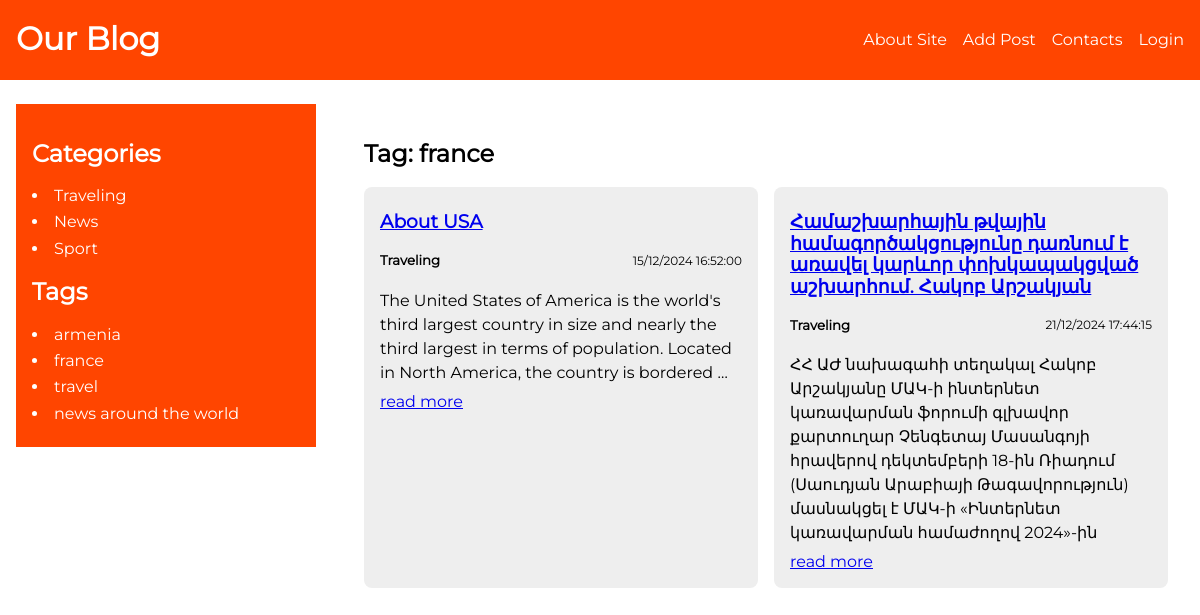
Screenshot of /tags/fre-slug/ with the database file from the repository.
### blog/models.py (models this page shows, shortened)
class Category(models.Model):
    name = models.CharField(max_length=255, db_index=True, verbose_name = "Վերնագիր")
    slug = models.SlugField(max_length=255, unique=True, db_index=True, verbose_name = "Ցուցիչ")
    def __str__(self):
        return self.name
    def get_absolute_url(self):
        return reverse("category", kwargs={"cat_slug": self.slug})
    class Meta:
        verbose_name = "Category"
        verbose_name_plural = "Categories"

class ArticleTags(models.Model):
        tag = models.CharField(max_length=255, db_index=True)
        slug = models.SlugField(max_length=255, unique=True, db_index=True)
        def get_absolute_url(self):
            return reverse("tag", kwargs={"tag_slug": self.slug})

class Article(models.Model):
    class Status(models.IntegerChoices):
        DRAFT = 0, "Draft"
        PUBLISHED = 1, "Published"
    title = models.CharField(max_length=255, verbose_name = "Վերնագիր")
    slug = models.SlugField(max_length=255, unique=True, db_index=True, null=True, verbose_name = "Ցուցիչ")
    content = models.TextField(blank=True)
    time_create = models.DateTimeField(auto_now_add=True)
    time_update = models.DateTimeField(auto_now=True)
    is_published =models.BooleanField(choices=tuple(
		      map(lambda x: (bool(x[0]), x[1]), Status.choices)), default=Status.PUBLISHED)
    category = models.ForeignKey("Category", on_delete=models.CASCADE, related_name="items") #Articles_set
    tags = models.ManyToManyField("ArticleTags", blank=True, related_name="tags")
    adv = models.OneToOneField(
         "Adv", on_delete=models.SET_NULL, related_name="adv", null=True, blank=True)
    author = models.ForeignKey(
        "Author", on_delete=models.CASCADE, related_name="author")
    objects = models.Manager()
    published = ArticleManager()
    def get_absolute_url(self):
        return reverse("article", kwargs={"article_slug": self.slug})
    class Meta:
        ordering = ["time_create"]
        indexes = [
            models.Index(fields=["time_create"])
    ]

### blog/views.py (the view)
# urls.py: path("tags/<slug:tag_slug>/", views.show_tags, name="tag")
def show_tags(request, tag_slug):
    tag = get_object_or_404(ArticleTags, slug=tag_slug)
    articles = tag.tags.filter(is_published=Article.Status.PUBLISHED)
    data = {
        "title": f"Tag: {tag.tag}",
        "articles": articles,
    }
    return render(request, "blog/show-tags.html", data)

### blog/context.py (called while the page is built)
def menu_context(request):
	return {
		"menu": [
			{
				"link_title": "About Site",
				"link_url": "about"
			},
			{
				"link_title": "Add Post",
				"link_url": "add_post"
			},
			{
				"link_title": "Contacts",
				"link_url": "contacts"
			},
			{
				"link_title": "Login",
				"link_url": "login"
			},
		],
	}

### blog/templatetags/blog_tags.py (called while the page is built)
@register.inclusion_tag("blog/includes/categories.html")
def show_categories(cat_selected=0):
    cats = Category.objects.all()
    return {"cats": cats, "cat_selected": cat_selected}

@register.inclusion_tag("blog/includes/tags.html")
def show_tags():
	return {"tags": ArticleTags.objects.all()}

### blog/templates/blog/show-tags.html
{% extends "base.html" %}
{% block tags %}
    <div class="articles__with__block__title">
        <h2>{{title}}</h2>
        <div class="category__items">
            {% for item in articles %}
                <div class="category__items__item">
                    <h3>
                        <a href="{{item.get_absolute_url }}">{{ item.title }}</a>
                    </h3>
                <div class="item__cat__date">
                    <h5>{{item.category}}</h5>
                    <p>{{item.time_create|date:"d/m/Y H:i:s"}}</p>
                </div>
                <p>{{item.content|linebreaksbr|truncatewords:30}}</p>
                <a href="{{ item.get_absolute_url }}">read more</a>
            </div>
            {% endfor %}
        </div>
    </div>
{% endblock %}

### blog/templates/blog/includes/categories.html
 <h2>Categories</h2>
 <ul class="categories">
    {% for cat in cats %}
        {% if cat.id == cat_selected %}
            <li class="active_cat">{{cat.name}}</li>
        {% else %}
            <li>
                <a class="category_item" href="{{cat.get_absolute_url }}">{{cat.name}}</a>
            </li>
        {% endif %}
    {% endfor %}
</ul>

### blog/templates/blog/includes/tags.html
{% if tags %}
<h2>Tags</h2>
<ul class="tags">
    {% for tag in tags %}
        <li>
              <a class="category_item" href="{{ tag.get_absolute_url }}">{{tag.tag}}</a>
      </li>
    {% endfor %}
</ul>
{% endif %}

### blog/static/blog/css/style.css (style rules this page uses)
* { box-sizing: border-box; }
html { line-height: 1.15; -webkit-text-size-adjust: 100%; }
body { margin: 0; }
a { background-color: transparent; }
ul { padding: 0; }
body { font-family: "m-regular", arial; serif; }

### rows the page displays
Category: name "Traveling"
Category: name "News"
Category: name "Sport"
ArticleTags: tag "armenia"
ArticleTags: tag "france"
ArticleTags: tag "travel"
ArticleTags: tag "news around the world"
Article: title "About USA", category "Traveling", time_create "15/12/2024 16:52:00", content "The United States of America is the world's third largest country in size and nearly the third largest in terms of population. Located in North America, the country is bordered …"
Article: title "Համաշխարհային թվային համագործակցությունը դառնում է առավել կարևոր փոխկապակցված աշխարհում. Հակոբ Արշակյան", category "Traveling", time_create "21/12/2024 17:44:15", content "ՀՀ ԱԺ նախագահի տեղակալ Հակոբ Արշակյանը ՄԱԿ-ի ինտերնետ կառավարման ֆորումի գլխավոր քարտուղար Չենգետայ Մասանգոյի հրավերով դեկտեմբերի 18-ին Ռիադում (Սաուդյան Արաբիայի Թագավորություն) մասնակցել է ՄԱԿ-ի «Ինտերնետ կառավարման համաժողով 2024»-ին"

### other values shown
{{ m.link_title }} "About Site" "Add Post" "Contacts" "Login"
{{ title }} "Tag: france"
